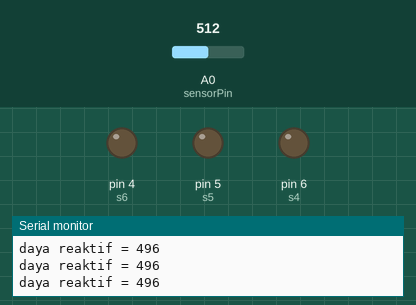
A sketch run on a simulated Arduino Uno, built with avr-gcc and run on an emulated ATmega328P. Shown: output pins drawn as LEDs (lit = HIGH), the last lines printed to the serial monitor. Inputs (shaded band) come from the test bench; at power-on: A0 (sensorPin) = 512.

Above: at 1.2 s.
1.3 s: A0 (sensorPin) set to 530
At 2.5 s:
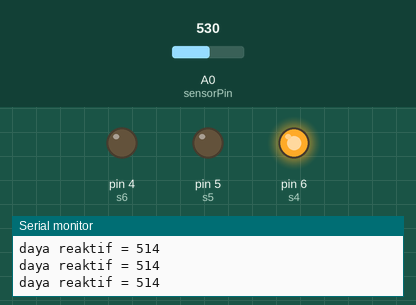
2.8 s: A0 (sensorPin) set to 511
At 4.0 s:
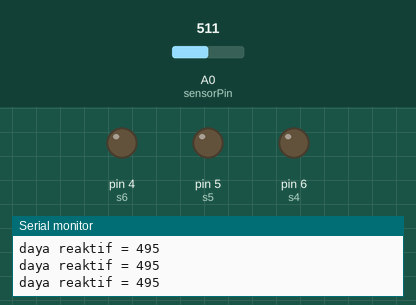
5.8 s: A0 (sensorPin) set to 610
At 7.2 s:
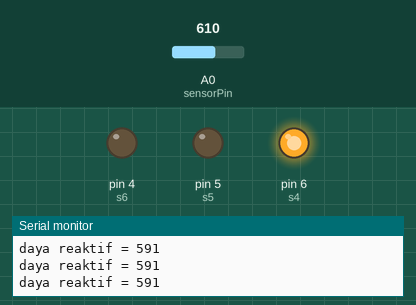
Timing chart, 0 to 8.8 s (numbered marks = the images above; inputs shaded):
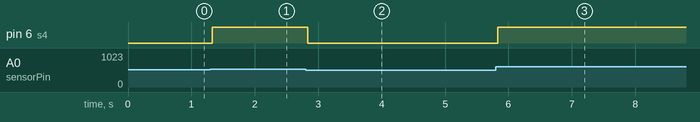

Measured:
- the behaviour switches between 516 and 517 on A0 (sensorPin) (found by bisection; images 0 and 1)
- after the input at 1.3 s, pin 6 (s4): LOW → HIGH at once
- after the input at 2.8 s, pin 6 (s4): HIGH → LOW at once
- after the input at 5.8 s, pin 6 (s4): LOW → HIGH at once

The sketch:

test_relayyypotentio_denganlogikatabel.ino
```cpp
float sensorPin = A0;    // select the input pin for the potentiometer
int sensorValue;
int s1 = 9;
int s2 = 8;
int s3 = 7;
int s4 = 6;
int s5 = 5;
int s6 = 4;
int s7 = 3;


void setup() {
  // declare the ledPin as an OUTPUT:
  Serial.begin(9600);
  pinMode(s1, OUTPUT);
    pinMode(s2, OUTPUT);
      pinMode(s3, OUTPUT);
        pinMode(s4, OUTPUT);
          pinMode(s5, OUTPUT);
            pinMode(s6, OUTPUT);
}

void loop() {
  sensorValue = analogRead(sensorPin);
  int nilaiDayaQ=sensorValue*0.97;
  Serial.print("daya reaktif = ");
  Serial.print(nilaiDayaQ);
  Serial.println(" ");

if(nilaiDayaQ>=1 && nilaiDayaQ<=23){
  digitalWrite(s1, HIGH);
}
else{
  digitalWrite(s1, LOW);
}

if(nilaiDayaQ>=24 && nilaiDayaQ<=37){
  digitalWrite(s2, HIGH);
}
else{
  digitalWrite(s2, LOW);
}


if(nilaiDayaQ>=38&& nilaiDayaQ<=53){

  digitalWrite(s1, HIGH);
  digitalWrite(s2, HIGH);
}
else{
  digitalWrite(s1, LOW);
  digitalWrite(s2, LOW);
}


if(nilaiDayaQ>500 && nilaiDayaQ<=600){
  digitalWrite(s4, HIGH);
}
else{
  digitalWrite(s4, LOW);
}

}
```
